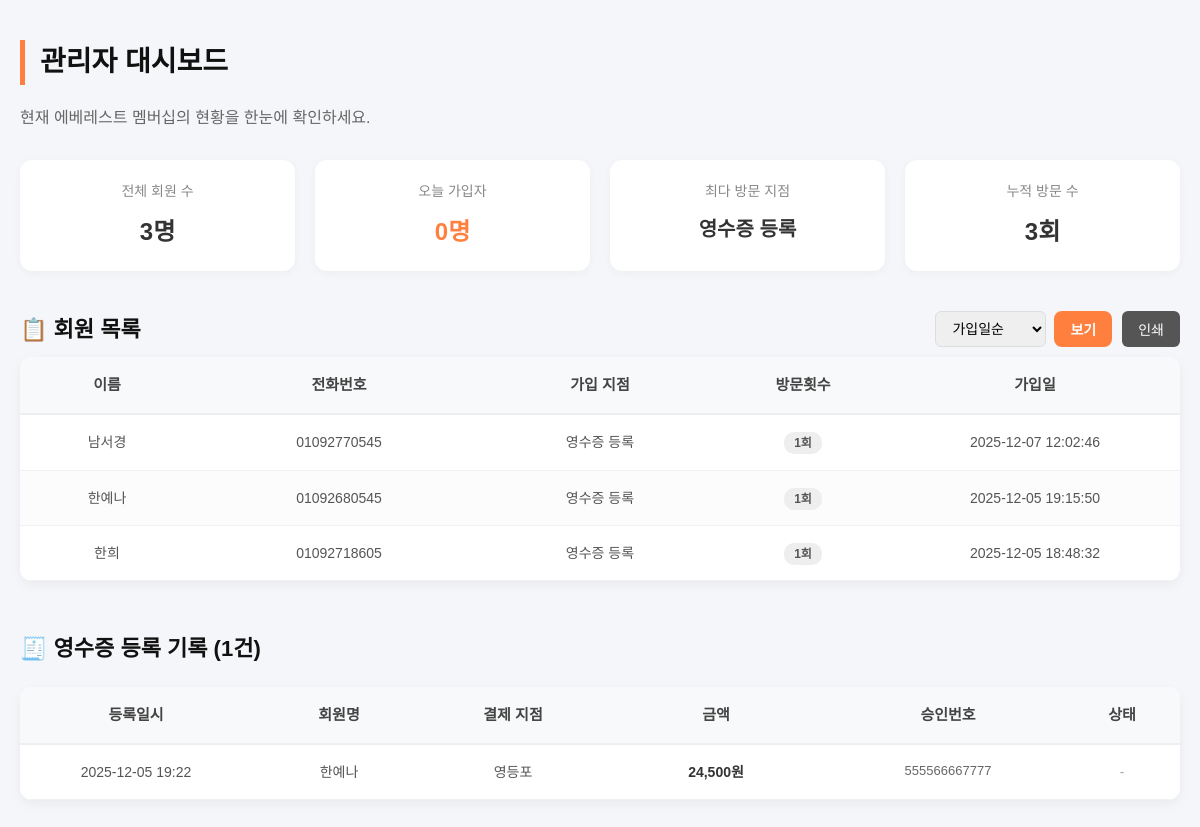
/admin/members, run on the app's committed database.
### app.py (models this page shows)
class Members(db.Model):
    id = db.Column(db.Integer, primary_key=True)
    name = db.Column(db.String(50))
    phone = db.Column(db.String(20), unique=True)
    birth = db.Column(db.String(20))
    branch = db.Column(db.String(50))
    agree_marketing = db.Column(db.String(5))
    agree_privacy = db.Column(db.String(5))
    visit_count = db.Column(db.Integer, default=1)
    last_visit = db.Column(db.String(20))
    created_at = db.Column(db.String(30))
    receipts = db.relationship('Receipts', backref='member', lazy=True)
    coupons = db.relationship('Coupons', backref='member', lazy=True)

class Receipts(db.Model):
    id = db.Column(db.Integer, primary_key=True)
    member_id = db.Column(db.Integer, db.ForeignKey('members.id'), nullable=False)
    receipt_no = db.Column(db.String(50), unique=True, nullable=False)
    branch_paid = db.Column(db.String(50))
    amount = db.Column(db.Integer)
    visit_date = db.Column(db.DateTime, default=datetime.now)
    is_coupon_used = db.Column(db.Boolean, default=False)

### app.py (the view)
@app.route("/admin/members")
def admin_members():
    sort = request.args.get("sort", "date")
    if sort == "name":
        members = Members.query.order_by(Members.name.asc()).all()
    elif sort == "branch":
        members = Members.query.order_by(Members.branch.asc()).all()
    elif sort == "visit":
        members = Members.query.order_by(Members.visit_count.desc()).all()
    else:
        members = Members.query.order_by(Members.id.desc()).all()
    all_receipts = Receipts.query.order_by(Receipts.visit_date.desc()).all()
    total_members = Members.query.count()
    today = datetime.now().strftime("%Y-%m-%d")
    today_members = Members.query.filter(Members.created_at.contains(today)).count()
    branch_group = db.session.query(
        Members.branch,
        db.func.count(Members.branch)
    ).group_by(Members.branch).all()
    if branch_group:
        top_branch_name, top_branch_count = max(branch_group, key=lambda x: x[1])
    else:
        top_branch_name, top_branch_count = "없음", 0
    total_visits = db.session.query(db.func.sum(Members.visit_count)).scalar() or 0
    return render_template(
        "members.html",
        members=members,
        sort=sort,
        total_members=total_members,
        today_members=today_members,
        top_branch_name=top_branch_name,
        top_branch_count=top_branch_count,
        total_visits=total_visits,
        all_receipts=all_receipts
    )

### templates/members.html (shortened to what this page needs)
<!DOCTYPE html>
<html lang="ko">
<head>
    <link rel="stylesheet" href="{{ url_for('static', filename='style.css') }}">
</head>
<body>
<div class="page-wrapper">
    <h1 class="page-title">관리자 대시보드</h1>
    <p class="page-subtitle">현재 에베레스트 멤버십의 현황을 한눈에 확인하세요.</p>
    <div class="stats-container">
        <div class="stat-card">
            <h3>전체 회원 수</h3>
            <div class="value">{{ total_members }}명</div>
        </div>
        <div class="stat-card">
            <h3>오늘 가입자</h3>
            <div class="value" style="color: #ff7f3f;">{{ today_members }}명</div>
        </div>
        <div class="stat-card">
            <h3>최다 방문 지점</h3>
            <div class="value" style="font-size: 20px;">
                {% if top_branch_name %}{{ top_branch_name }}{% else %}-{% endif %}
            </div>
        </div>
        <div class="stat-card">
            <h3>누적 방문 수</h3>
            <div class="value">{{ total_visits }}회</div>
        </div>
    </div>
    <div style="display: flex; justify-content: space-between; align-items: end; margin-bottom: 10px; margin-top: 40px;">
        <h2 class="page-title" style="margin: 0; border: none; padding: 0; font-size: 22px;">📋 회원 목록</h2>
        <div class="toolbar" style="margin: 0;">
            <form method="get" class="sort-area" style="display: flex; align-items: center;">
                <select name="sort" class="admin-select">
                    <option value="date"   {% if sort=='date'   %}selected{% endif %}>가입일순</option>
                </select>
                <button class="btn small-btn">보기</button>
            </form>
            <button class="print-btn">인쇄</button>
        </div>
    </div>
    <div class="table-wrapper">
        <table class="member-table">
            <colgroup>
                <col style="width: 15%;"> <col style="width: 25%;"> <col style="width: 20%;"> <col style="width: 15%;"> <col style="width: 25%;"> </colgroup>
            <thead>
                <tr>
                    <th>이름</th>
                    <th>전화번호</th>
                    <th>가입 지점</th>
                    <th>방문횟수</th>
                    <th>가입일</th>
                </tr>
            </thead>
            <tbody>
            {% for m in members %}
                <tr>
                    <td style="font-weight: 500;">{{ m.name }}</td>
                    <td>{{ m.phone }}</td>
                    <td>{{ m.branch }}</td>
                    <td><span style="background: #eee; padding: 4px 10px; border-radius: 10px; font-weight: bold; font-size: 12px;">{{ m.visit_count }}회</span></td>
                    <td>{{ m.created_at }}</td>
                </tr>
            {% endfor %}
            </tbody>
        </table>
    </div>
    <h2 class="page-title" style="margin-top: 50px; font-size: 22px; border: none; padding: 0;">🧾 영수증 등록 기록 ({{ all_receipts|length }}건)</h2>
    <div class="table-wrapper">
        <table class="member-table">
            <colgroup>
                <col style="width: 20%;"> <col style="width: 15%;"> <col style="width: 15%;"> <col style="width: 20%;"> <col style="width: 20%;"> <col style="width: 10%;"> </colgroup>
            <thead>
                <tr>
                    <th>등록일시</th>
                    <th>회원명</th>
                    <th>결제 지점</th>
                    <th>금액</th>
                    <th>승인번호</th>
                    <th>상태</th>
                </tr>
            </thead>
            <tbody>
            {% for r in all_receipts %}
                <tr>
                    <td>{{ r.visit_date.strftime('%Y-%m-%d %H:%M') }}</td>
                    <td style="font-weight: 500;">{{ r.member.name }}</td>
                    <td>{{ r.branch_paid }}</td>
                    <td style="color: #333; font-weight: 600;">{{ "{:,}".format(r.amount) }}원</td>
                    <td style="color: #666; font-size: 13px;">{{ r.receipt_no }}</td>
                    <td>
                        {% if r.is_coupon_used %}
                            <span style="color: #28a745; font-weight: 700;">쿠폰발급</span>
                        {% else %}
                            <span style="color: #aaa;">-</span>
                        {% endif %}
                    </td>
                </tr>
            {% else %}
                <tr>
                    <td colspan="6" style="padding: 30px; color: #999;">아직 등록된 영수증이 없습니다.</td>
                </tr>
            {% endfor %}
            </tbody>
        </table>
    </div>
</div>
</body>
</html>

### static/style.css (style rules this page uses)
* { margin: 0; padding: 0; box-sizing: border-box; }
body { background-color: #f4f6f9; font-family: "Noto Sans KR", sans-serif; color: #333; line-height: 1.6; }
.page-wrapper { max-width: 1200px; margin: 40px auto; padding: 0 20px; }
.page-title { font-size: 28px; font-weight: 700; color: #111; margin-bottom: 20px; border-left: 5px solid #ff7f3f; padding-left: 15px; }
.page-subtitle { font-size: 16px; color: #666; margin-bottom: 30px; }
.stats-container { display: grid; grid-template-columns: repeat(auto-fit, minmax(200px, 1fr)); gap: 20px; margin-bottom: 40px; }
.stat-card { background: #fff; padding: 20px; border-radius: 12px; box-shadow: 0 2px 8px rgba(0,0,0,0.04); text-align: center; }
.stat-card h3 { font-size: 14px; color: #888; margin-bottom: 10px; font-weight: 500; }
.stat-card .value { font-size: 24px; font-weight: 800; color: #333; }
.btn { display: inline-block; background: #ff7f3f; color: #fff; border: none; padding: 12px 20px; border-radius: 8px; font-size: 16px; font-weight: 600; cursor: pointer; text-align: center; }
.small-btn { padding: 8px 16px; font-size: 14px; margin-left: 8px; }
.toolbar { display: flex; justify-content: flex-end; align-items: center; margin-bottom: 15px; gap: 10px; }
.admin-select { padding: 8px 12px; border: 1px solid #ddd; border-radius: 6px; font-size: 14px; }
.print-btn { background: #555; color: #fff; border: none; padding: 8px 16px; border-radius: 6px; cursor: pointer; font-size: 14px; }
.table-wrapper { background: #fff; border-radius: 12px; box-shadow: 0 4px 12px rgba(0,0,0,0.05); overflow: hidden; margin-bottom: 50px; }
.member-table { width: 100%; border-collapse: collapse; table-layout: fixed; }
.member-table thead th { background-color: #f8f9fa; color: #444; font-weight: 700; padding: 16px; font-size: 15px; border-bottom: 2px solid #eee; text-align: center; }
.member-table tbody td { padding: 16px 12px; border-bottom: 1px solid #f1f1f1; font-size: 14px; color: #555; text-align: center; white-space: nowrap; overflow: hidden; text-overflow: ellipsis; }
.member-table tbody tr:nth-child(even) { background-color: #fcfcfc; }

### data on the page
Members: name "남서경", phone "01092770545", branch "영수증 등록", visit_count "1", created_at "2025-12-07 12:02:46"
Members: name "한예나", phone "01092680545", branch "영수증 등록", visit_count "1", created_at "2025-12-05 19:15:50"
Members: name "한희", phone "01092718605", branch "영수증 등록", visit_count "1", created_at "2025-12-05 18:48:32"
Receipts: visit_date "2025-12-05 19:22", member.name "한예나", branch_paid "영등포", amount "24,500", receipt_no "555566667777"

### other printed values
{{ total_members }} "3"
{{ today_members }} "0"
{{ top_branch_name }} "영수증 등록"
{{ total_visits }} "3"
{{ all_receipts|length }} "1"
